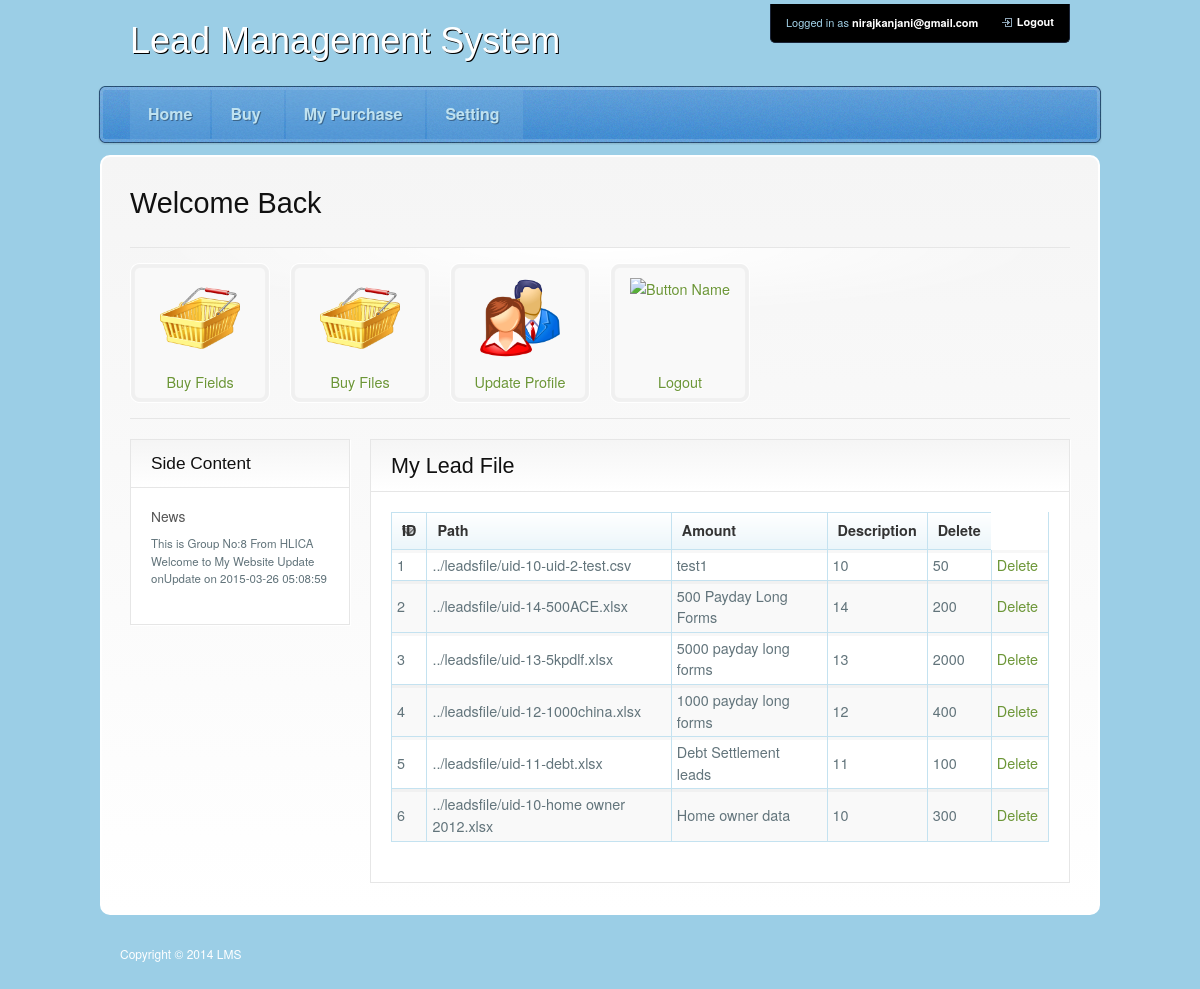
The page /buyer/de.php (signed in) on the database its author committed.
### tables this page shows
CREATE TABLE IF NOT EXISTS `news` (
  `newsid` int(11) NOT NULL,
  `news` text NOT NULL,
  `time` timestamp NOT NULL DEFAULT CURRENT_TIMESTAMP ON UPDATE CURRENT_TIMESTAMP,
  PRIMARY KEY (`newsid`)
);

CREATE TABLE IF NOT EXISTS `leads_file` (
  `leadfileid` int(11) NOT NULL AUTO_INCREMENT,
  `leadfilepath` varchar(200) NOT NULL,
  `leadfilename` text NOT NULL,
  `uid` int(11) NOT NULL,
  `amount` bigint(20) NOT NULL,
  `desc` text NOT NULL,
  `sellamount` bigint(20) NOT NULL,
  PRIMARY KEY (`leadfileid`)
);

### buyer/de.php (the view, shortened to what this page needs)
<!DOCTYPE html PUBLIC "-//W3C//DTD XHTML 1.0 Transitional//EN" "http://www.w3.org/TR/xhtml1/DTD/xhtml1-transitional.dtd">
<html xmlns="http://www.w3.org/1999/xhtml" xml:lang="en" lang="en">
<head>
   <?php
   include 'include_theme/head_scripts.php';
   ?>
</head>
<body>
    <?php
       include 'include_theme/top_menu.php';
    ?>
<div class="main">
    <div class="container_12">
    	<div class="grid_12">
            <?php
                include 'include_theme/welcome.php';
                include 'include_theme/sidebar.php';
            ?>
            <div class="grid_9 content omega">
            	<div class="content-box">
                	<div class="content-header">
                    	<h3>My Lead File</h3>
                    </div>
                        <table class="tablesorter" cellspacing="1">
                            <thead>
                                <tr>
                                    <th><span>ID</span></th>
                                    <th><span>Path</span></th>
                                          <th><span>Amount</span></th>
                                                <th><span>Description</span></th>
                                    <th><span>Delete</span></th>
                                </tr>
                            </thead>
                            <tbody>
                                <?php
                                $q = mysqli_query($GLOBALS["___mysqli_ston"], "select * from leads_file  ") or die(((is_object($GLOBALS["___mysqli_ston"])) ? mysqli_error($GLOBALS["___mysqli_ston"]) : (($___mysqli_res = mysqli_connect_error()) ? $___mysqli_res : false)));
                                while($data=  mysqli_fetch_row($q))
                                {
                                    echo "<tr>";
                                    echo "<td>$data[0]</td><td>$data[1]</td><td>$data[2]</td> ";
                                    echo "<td>$data[3]</td><td>$data[4]</td>";
                                    echo "<td><a href=javascript:confirmDelete('?did=$data[0]')>Delete</a></td>";
                                    echo "</tr>";
                                }
                                ?>
                            </tbody>
                        </table>
                </div>
            </div>
    	</div>
    </div>
</div>
<?php
include 'include_theme/footer.php';
?>
</body>
</html>

### buyer/include_theme/sidebar.php
<div class="grid_3 sidebar alpha">
           		<div class="content-box">
                   	<div class="content-header">
                       	<h3>Side Content</h3>
                       </div>
                   	<h4>News</h4>
                       <ul>
                           <?php
                           $q = mysqli_query($GLOBALS["___mysqli_ston"], "select * from news where newsid = 1") or die(((is_object($GLOBALS["___mysqli_ston"])) ? mysqli_error($GLOBALS["___mysqli_ston"]) : (($___mysqli_res = mysqli_connect_error()) ? $___mysqli_res : false)));
                           $news = mysqli_fetch_row($q);
                           echo $news[1];
                           echo "Update on " . $news[2];
                           ?>
                       </ul>
                   </div>
           </div>

### buyer/css/screen.css (style rules this page uses)
html, body, div, span, object, iframe, h1, h2, h3, h4, h5, h6, p, blockquote, pre, a, abbr, acronym, address, code, del, dfn, em, img, q, dl, dt, dd, ol, ul, li, fieldset, form, label, legend, table, caption, tbody, tfoot, thead, tr, th, td { margin:0;padding:0;border:0;font-weight:inherit;font-style:inherit;font-size:100%;font-family:inherit;vertical-align:baseline; }
body { line-height:1.5; }
table { border-collapse:separate;border-spacing:0; }
caption, th, td { text-align:left;font-weight:normal; }
table, td, th { vertical-align:middle; }
body { font-size:75%;color:#222;background:#fff;font-family:"Helvetica Neue", Arial, Helvetica, sans-serif; }
h1, h2, h3, h4, h5, h6 { font-weight:normal;color:#111; }
h3 { font-size:1.5em;line-height:1;margin-bottom:1em; }
h4 { font-size:1.2em;line-height:1.25;margin-bottom:1.25em; }
a { color:#009;text-decoration:underline; }
ul, ol { margin:0 1.5em 1.5em 1.5em; }
ul { list-style-type:disc; }
table { margin-bottom:1.4em;width:100%; }
th { font-weight:bold; }
thead th { background:#c3d9ff; }
th, td, caption { padding:4px 10px 4px 5px; }
tr.even td { background:#e5ecf9; }
.container_12 { margin-left: auto; margin-right: auto; width: 960px; }
.grid_1, .grid_2, .grid_3, .grid_4, .grid_5, .grid_6, .grid_7, .grid_8, .grid_9, .grid_10, .grid_11, .grid_12 { display: inline; float: left; position:relative; margin-left: 10px; margin-right: 10px; }
.alpha { margin-left: 0; }
.omega { margin-right: 0; }
.container_12 .grid_3 { width: 220px; }
.container_12 .grid_9 { width: 700px; }
.container_12 .grid_12 { width: 940px; }

### buyer/css/print.css (style rules this page uses)
body { line-height:1.5;font-family:"Helvetica Neue", Arial, Helvetica, sans-serif;color:#000;background:none;font-size:10pt; }
h1, h2, h3, h4, h5, h6 { font-family:"Helvetica Neue", Arial, "Lucida Grande", sans-serif; }
a:link, a:visited { background:transparent;font-weight:700;text-decoration:underline; }
a:link:after, a:visited:after { content:" (" attr(href) ")";font-size:90%; }

### buyer/css/theme.css (style rules this page uses)
body { background:url(../images/layout/body.gif) top repeat-x #9BCEE6; color:#62747B; }
h1, h2, h3 { font-family:'UbuntuTitlingBold', Helvetica, 'Helvetica Neue', Arial, sans-serif; }
.header { position:relative; }
.main { width:996px; margin:0 auto; border:2px solid #fff; background-image: -moz-linear-gradient(top, #ffffff, #f5f5f5); background-image: -webkit-gradient(linear,left top,left bottom,color-stop(0, #f5f5f5),color-stop(1, #ffffff)); filter: progid:DXImageTransform.Microsoft.gradient(startColorstr='#ffffff', endColorstr='#f5f5f5'); -ms-filter: "progid:DXImageTransform.Microsoft.gradient(startColorstr='#ffffff', endColorstr='#f5f5f5')"; -moz-box-shadow:0 1px 2px rgba(0,0,0,0.3); -moz-border-radius:10px; -webkit-border-radius:10px; border-radius:10px; padding-top:25px; font-size:120%; }
.welcome strong, a { color:#6C9637; text-decoration:none; }
.content-box { background:#fff; border:1px solid #E6E6E6; -moz-box-shadow:1px 1px #fff; -webkit-box-shadow:1px 1px #fff; padding:20px; margin-bottom:30px; }
.sidebar .content-box { font-size:80%; }
.sidebar .content-box ul { margin-left:0; margin-right:0; }
.content-box .content-header { border-bottom:1px solid #E6E6E6; margin:-20px -20px 20px -20px; padding:15px 20px; background-image: -moz-linear-gradient(top, #ffffff, #f5f5f5); background-image: -webkit-gradient(linear,left top,left bottom,color-stop(0, #f5f5f5),color-stop(1, #ffffff)); filter: progid:DXImageTransform.Microsoft.gradient(startColorstr='#ffffff', endColorstr='#f5f5f5'); -ms-filter: "progid:DXImageTransform.Microsoft.gradient(startColorstr='#ffffff', endColorstr='#f5f5f5')"; text-shadow:1px 1px #fff; }
.content-box .content-header h3 { margin-bottom:0; }
.sidebar h4 { margin-bottom:10px; }
h4 { color:#555; }
table { border:1px solid #C4E2F0; border-top:none; border-left:none; border-bottom:none; }
thead th { background:url(images/thead.png) top repeat-x #ECF6FA; border:1px solid #C4E2F0; border-right:none; color:#333; padding:7px 10px; cursor:pointer; }
th.headerSortDown span { background: url(images/desc-trans.png) right no-repeat; display:block; }
table td { border:1px solid #C4E2F0; border-right:none; border-top:none; background:url(images/td-trans.png) top repeat-x; }
table tr.even td { background:url(images/td-trans.png) top repeat-x #F9F9F9; }

### rows shown on the page
news: news "This is Group No:8 From HLICA Welcome to My Website Update on", time "2015-03-26 05:08:59"
leads_file: leadfileid "1", leadfilepath "../leadsfile/uid-10-uid-2-test.csv", leadfilename "test1", uid "10", amount "50"
leads_file: leadfileid "2", leadfilepath "../leadsfile/uid-14-500ACE.xlsx", leadfilename "500 Payday Long Forms", uid "14", amount "200"
leads_file: leadfileid "3", leadfilepath "../leadsfile/uid-13-5kpdlf.xlsx", leadfilename "5000 payday long forms", uid "13", amount "2000"
leads_file: leadfileid "4", leadfilepath "../leadsfile/uid-12-1000china.xlsx", leadfilename "1000 payday long forms", uid "12", amount "400"
leads_file: leadfileid "5", leadfilepath "../leadsfile/uid-11-debt.xlsx", leadfilename "Debt Settlement leads", uid "11", amount "100"
leads_file: leadfileid "6", leadfilepath "../leadsfile/uid-10-home owner 2012.xlsx", leadfilename "Home owner data", uid "10", amount "300"

### other values the page prints
$_SESSION["buyer"] "nirajkanjani@gmail.com"
